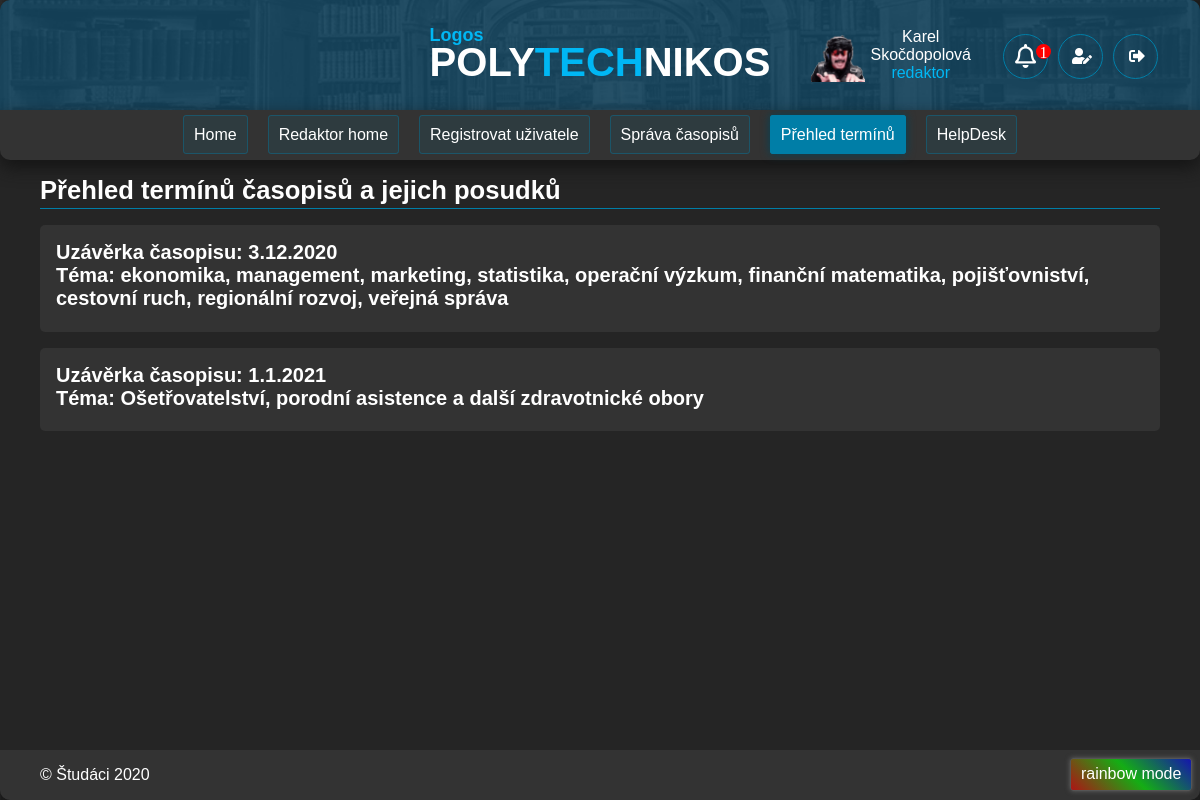
/Produkt/redaktor/terminy.php (signed in), run on the app's committed database.
### tables this page shows
CREATE TABLE `uzivatel` (
  `login` varchar(50) NOT NULL,
  `heslo` varchar(64) NOT NULL,
  `role` enum('administrator','sefredaktor','redaktor','recenzent','autor') DEFAULT NULL,
  `jmeno` varchar(255) NOT NULL,
  `prijmeni` varchar(255) NOT NULL,
  `email` varchar(100) NOT NULL,
  `telefon` varchar(20) DEFAULT NULL
);

CREATE TABLE `casopis` (
  `id_casopisu` int UNSIGNED NOT NULL,
  `datum_uzaverky` date NOT NULL,
  `tema` varchar(512) NOT NULL,
  `kapacita` tinyint UNSIGNED NOT NULL,
  `zobrazit` tinyint(1) NOT NULL DEFAULT '0'
);

### Produkt/scripty/jePrihlasen.php (called while the page is built)
<?php
if(isset($_SESSION[session_id()])){
    return true;
}else{
    return false;
}
?>

### Produkt/db.php (called while the page is built, shortened)
<?php
try {
    return true;
} catch (PDOException $e) {
    return false;
}

### Produkt/redaktor/terminy.php (the view, shortened to what this page needs)
<?php
$base_path = "../";
$head_str = "<link rel=\"stylesheet\" href=\"redaktor_style.css\">";
$head_str .= "<link rel=\"stylesheet\" href=\"//code.jquery.com/ui/1.12.1/themes/base/jquery-ui.css\">";
$head_str .= "<script src=\"https://code.jquery.com/ui/1.12.1/jquery-ui.js\"></script>";
require($base_path."head.php");
?>
<div id="content" class="redaktor terminy">
    <?php
    if (!include($base_path."db.php")) echo "Nepodařilo se navázat spojení s databází.<br>Zkuste to prosím později.";
    else {
    ?>
        <div class="main_title">Přehled termínů časopisů a jejich posudků</div>
        <?php
        $sql = "SELECT * FROM casopis c
            WHERE datum_uzaverky > CURRENT_DATE() OR (
                SELECT COUNT(*) FROM clanek
                NATURAL JOIN verze
                NATURAL JOIN posudek
                WHERE clanek.id_casopisu = c.id_casopisu AND posudek.datum_vytvoreni IS NULL AND verze.stav_redaktor <> 'Příspěvek zamítnut'
            )
            ORDER BY c.datum_uzaverky ASC";
        $stmt = $pdo->query($sql);
        while($casopis = $stmt->fetch(PDO::FETCH_ASSOC)){
        ?>
            <div class="casopis article" id="<?php echo($casopis["id_casopisu"])?>">
                <div class="left">
                    <div class="title">Uzávěrka časopisu: <?php echo(date_format(date_create($casopis["datum_uzaverky"]),"j.n.Y"))?><br>Téma: <?php echo($casopis["tema"])?></div>
                </div>
            </div>
        <?php
        }
        ?>
    <?php } ?>
</div>
<?php require($base_path."foot.php"); $pdo = null; ?>

### Produkt/head.php (shortened to what this page needs)
<!DOCTYPE html>
<html>
<head>
    <link rel="stylesheet" href="<?php echo($base_path."style.css");?>">
    <link rel="stylesheet" href="https://cdnjs.cloudflare.com/ajax/libs/font-awesome/5.15.1/css/all.min.css ">
    <?php echo($head_str); ?>
</head>
<body>
    <div id="page">
        <header>
            <div class="logo_wrap"><h1 class="logo"><a href="<?php echo($base_path."index.php");?>"><span class="logos">Logos</span>POLY<span class="logospolytechnos2">TECH</span>NIKOS</a></h1></div>
            <?php
            if (!include("scripty/jePrihlasen.php")){
            ?>
            <div class="login override flex_horizontalne">
              <div class="flex_vodorovne">
                <form id="loginForm" action="scripty/prihlaseni.php" method="POST">
                    <input type="text" name="login" id="login" placeholder="Uživatelské jméno" required><br/>
                    <input type="password" name="password" id="password" placeholder="Heslo" required><br/>
                    <input class="button_login btn-three" type="submit" value="Přihlásit">
                    <input class="button_login btn-three" type="button" onclick="window.location.href='registr.php'" value="Registrace">
                </form>
                <p id="error">&nbsp;<?php echo $_SESSION["error"];unset($_SESSION["error"]) ?></p>
                </div>
            </div>
            <?php
            }
                else
            {
            ?>
            <div class="login override flex_horizontalne">
                <div class="flex_vodorovne">
                    <?php include($base_path . "scripty/view_profile_pic.php")?>
                    <div class="flex_horizontalne">
                        <?php
                            require("db.php");
                            $query = $pdo->prepare("select jmeno, prijmeni from uzivatel where login = ?");
                            $params = array($_SESSION[session_id()]);
                            $query->execute($params);
                            $fetchedUser = $query->fetch(PDO::FETCH_ASSOC); ?>
                        <div><?php echo $fetchedUser['jmeno'] . ' ' . $fetchedUser['prijmeni']; ?></div>
                        <div class="role"><?php echo $_SESSION['role'] ?></div>
                    </div>
                    <div class="flex_vodorovne buttons_wrap">
                        <?php include($base_path."scripty/notifikace.php");?>
                        <button class="buttonikOdhlasit btn-three" id="editProfile"><i class="fa fa-user-edit" aria-hidden="true"></i></button>
                        <button class="buttonikOdhlasit btn-three" id="logOut"><i class="fa fa-sign-out-alt" aria-hidden="true"></i></button>
                    </div>
                </div>
            </div>
            <?php
            }
            ?>
        </header>
        <?php
        include_once("menu.php");
        ?>

### Produkt/style.css (style rules this page uses)
* { box-sizing: border-box; }
html { overflow-y: overlay; }
:root { scrollbar-color: rgb(0, 139, 185) rgba(46,54,69,255) !important; scrollbar-width: thin !important; }
body { color: #fff; background-image: url(img/bcg.png); background-repeat: no-repeat; background-size: cover; background-attachment: fixed; font-family: sans-serif; margin: 0; }
#page { position: relative; margin: 0 auto; max-width: 1300px; background-color: #252525; min-height: 100vh; border-radius: 10px; }
header { background-image: url("img/2.png"); background-position: center; background-repeat: no-repeat; background-size: cover; display: flex; justify-content: space-between; align-items: center; flex-wrap: wrap; border-top-left-radius: 10px; border-top-right-radius: 10px; padding: 1rem 2rem; min-height: 110px; }
header a { text-decoration: none; color: inherit; }
header .logo_wrap { display: flex; align-items: center; }
.logo { text-align: center; font-size: 40px; height: 50px; margin-top: 20px; }
header h1 { margin: 0; }
#content, footer { padding: 1rem 2.5rem; }
#content { padding-bottom: 4rem; }
#content .main_title { font-size: 1.6rem; font-weight: bold; margin-bottom: 1rem; padding-bottom: 0.2rem; border-bottom: 1px solid #007EA7; }
a { color: #00b1ec; }
.login { width: 22rem; }
.login.override { flex-direction: row; justify-content: flex-end; }
.flex_vodorovne { display: flex; flex-direction: row; align-items: center; justify-content: center; }
.flex_horizontalne { display: flex; flex-direction: column; align-items: center; justify-content: center; text-align: center; }
header .buttons_wrap { padding-left: 2rem; }
.buttonikOdhlasit { border: 1px solid #007EA7; background: none; color: white; margin-right: 10px; font-size: 16px; margin-top: 3px; border-radius: 50%; height: 45px; width: 45px; cursor: pointer; }
.buttonikOdhlasit > i { margin-left: 3px; }
.role { color:#00b7f4; }
.article { background-color: #333; padding: 1rem; font-size: 1.15rem; }
.article .title { font-size: 1.3rem; font-weight: bold; color:#fff; margin-bottom: 0.2rem; padding-bottom: 0.15rem; border-bottom: 1px solid #777; }
.logospolytechnos2 { color:#00b7f4; font-size: 40px; }
.logos { position: absolute; font-size: 18px; color:#00b7f4; margin-top:-15px; }

### Produkt/redaktor/redaktor_style.css (style rules this page uses)
.redaktor .article { position: relative; margin: 1rem 0; padding: 0; border-radius: 5px; font-size: 1.15rem; }
.redaktor .article:after { display: table; clear: both; content: ""; }
.redaktor .article .left { display: block; width: auto; overflow: hidden; padding: 1rem; color: #fff; text-decoration: none; }
.redaktor .article .title { width: 100%; }
.redaktor.terminy .article .title { border: none; font-size: 1.25rem; }

### data on the page
uzivatel: jmeno "Karel", prijmeni "Skočdopolová"
casopis: datum_uzaverky "3.12.2020", tema "ekonomika, management, marketing, statistika, operační výzkum, finanční matematika, pojišťovniství, cestovní ruch, regionální rozvoj, veřejná správa"
casopis: datum_uzaverky "1.1.2021", tema "Ošetřovatelství, porodní asistence a další zdravotnické obory"

### other printed values
$_SESSION['role'] "redaktor"
$notificationCount "1"
